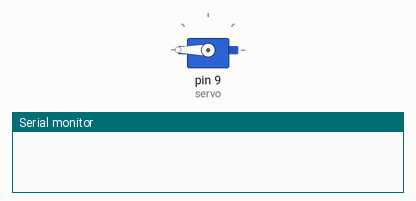
Bench run of a sketch on a simulated Arduino Pro Mini, built with avr-gcc and run on an emulated ATmega328P. Shown: servo, the last lines printed to the serial monitor. The local clock reads 2024-03-15 10:24:30 at power-on unless the sketch sets it; EEPROM starts erased.

Above: at 0.1 s.
At 30.2 s:
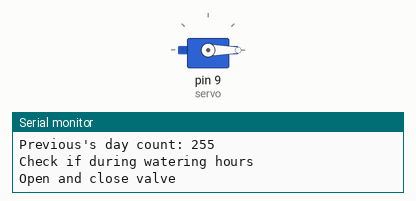
Timing chart, 0 to 31.7 s (numbered marks = the images above):
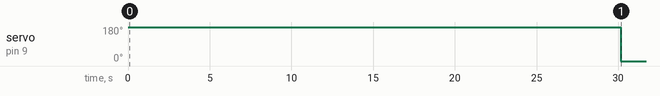

Measured:
- by itself, servo on pin 9 (servo): 180° → 0° at 30.1 s

The sketch:

Seeeduino_Stalker_Water_Servo.ino
```cpp
// Seeeduino Stalker 2.2
// Use board Arduino Pro or Pro Mini (3.3V, 8MHz) w/ ATmega 328
// http://www.seeedstudio.com/wiki/Seeeduino_Stalker_v2.2

// Open & close a value with a servo (attached to PIN 9) for a once-per-day watering activity
// Use Seeeduino Stalker with Arduino Pro or Pro Mini (3.3V, 8 MHz) w/ ATmega328

#include <Time.h>
#include <Wire.h>
#include <DS1307RTC.h>
#include <Servo.h>
#include <EEPROM.h>

Servo servo;
byte restartCount = 0;
const int restartCountAdr = 0;
byte previousDayRun = 0; // start counting days from 7.7.2014 onwards (something like 1404769196 seconds)
const int previousDayRunAdr = 1;

const int openValueForMs = 60000;

void setup()
{
  Serial.begin(9600);
  //oneTimeEepromInit();

  servo.attach(9);  // attaches the servo on pin 9 to the servo object
  closeValve();

  delay(10000);

  eepromRead();
  Serial.print("Restart count is: ");
  Serial.println(restartCount);
  restartCount++;
  eepromWrite();

  setSyncProvider(RTC.get);   // the function to get the time from the RTC
  if(timeStatus()!= timeSet) {
    Serial.println("Unable to sync with the RTC");
  }
  Serial.print("Current time is ");
  digitalClockDisplay();
  Serial.print("seconds since 1970: ");
  Serial.println(now());

  Serial.print("Last successful day of watering; ");
  Serial.println(previousDayRun);
  long currentDayRun = (now() / 60 / 60 / 24) - 16257;
  Serial.print("Current day: ");
  Serial.println(currentDayRun);

  delay(10000);
  Serial.println("setup done");
}

void loop() {
  Serial.println("loop");
  if (!alreadyWateredToday() && duringWateringHours()) {
    Serial.println("Open and close valve");
    openValve();
    delay(openValueForMs);
    closeValve();
    //markWateredToday();
  }
  delay(14400000);
  // wait for 4 hours
}

boolean alreadyWateredToday() {
  int currentDayRun = ((now() / 60 / 60 / 24) - 16257);
  Serial.print("Today's day count: ");
  Serial.println(currentDayRun);
  Serial.print("Previous's day count: ");
  Serial.println(previousDayRun);
  return (previousDayRun >= currentDayRun);
}

void markWateredToday() {
  previousDayRun = (now() / 60 / 60 / 24) - 16257;
  EEPROM.write(previousDayRunAdr, previousDayRun);
}

boolean duringWateringHours() {
  Serial.println("Check if during watering hours");
  int h = hour();
  return (h >=8 && h <= 22);
}

void closeValve() {
    servo.write(180);
    delay(5000);
    servo.write(180);
    delay(5000);
}

void openValve() {
    servo.write(0);
    delay(5000);
}

void oneTimeEepromInit() {
  // make sure this is only invoked once!
  EEPROM.write(restartCountAdr, 0);
  EEPROM.write(previousDayRunAdr, 0);
}

void eepromRead() {
  restartCount = EEPROM.read(restartCountAdr);
  previousDayRun = EEPROM.read(previousDayRunAdr);
}

void eepromWrite() {
  EEPROM.write(restartCountAdr, restartCount);
}

void digitalClockDisplay(){
  // digital clock display of the time
  Serial.print(hour());
  printDigits(minute());
  printDigits(second());
  Serial.print(" ");
  Serial.print(day());
  Serial.print(" ");
  Serial.print(month());
  Serial.print(" ");
  Serial.print(year());
  Serial.println();
}

void printDigits(int digits){
  // utility function for digital clock display: prints preceding colon and leading 0
  Serial.print(":");
  if(digits < 10)
    Serial.print('0');
  Serial.print(digits);
}
```
